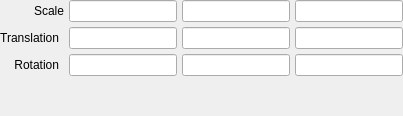
         <widget class="QWidget" name="transform">
          <layout class="QGridLayout" name="gridLayout_15">
           <property name="margin">
            <number>0</number>
           </property>
           <property name="spacing">
            <number>5</number>
           </property>
           <item row="0" column="2" colspan="3">
            <widget class="LineEdit" name="lineedit_transform_scalex"/>
           </item>
           <item row="1" column="0">
            <widget class="QLabel" name="label_29">
             <property name="text">
              <string>&lt;html&gt;&lt;head/&gt;&lt;body&gt;&lt;p align=&quot;right&quot;&gt;Translation&lt;/p&gt;&lt;/body&gt;&lt;/html&gt;</string>
             </property>
             <property name="alignment">
              <set>Qt::AlignRight|Qt::AlignTrailing|Qt::AlignVCenter</set>
             </property>
            </widget>
           </item>
           <item row="1" column="7">
            <widget class="LineEdit" name="lineedit_translate_translatez"/>
           </item>
           <item row="1" column="5" colspan="2">
            <widget class="LineEdit" name="lineedit_translate_translatey"/>
           </item>
           <item row="0" column="0" colspan="2">
            <widget class="QLabel" name="label_28">
             <property name="text">
              <string>&lt;html&gt;&lt;head/&gt;&lt;body&gt;&lt;p align=&quot;right&quot;&gt;Scale&lt;/p&gt;&lt;/body&gt;&lt;/html&gt;</string>
             </property>
            </widget>
           </item>
           <item row="0" column="7">
            <widget class="LineEdit" name="lineedit_transform_scalez"/>
           </item>
           <item row="2" column="7">
            <widget class="LineEdit" name="lineedit_rotate_rotationz"/>
           </item>
           <item row="1" column="2" colspan="3">
            <widget class="LineEdit" name="lineedit_translate_translatex"/>
           </item>
           <item row="2" column="5" colspan="2">
            <widget class="LineEdit" name="lineedit_rotate_rotationy"/>
           </item>
           <item row="3" column="5">
            <spacer name="verticalSpacer_15">
             <property name="orientation">
              <enum>Qt::Vertical</enum>
             </property>
             <property name="sizeHint" stdset="0">
              <size>
               <width>20</width>
               <height>40</height>
              </size>
             </property>
            </spacer>
           </item>
           <item row="2" column="0">
            <widget class="QLabel" name="label_121">
             <property name="text">
              <string>Rotation</string>
             </property>
             <property name="alignment">
              <set>Qt::AlignRight|Qt::AlignTrailing|Qt::AlignVCenter</set>
             </property>
            </widget>
           </item>
           <item row="0" column="5" colspan="2">
            <widget class="LineEdit" name="lineedit_transform_scaley"/>
           </item>
           <item row="2" column="2" colspan="3">
            <widget class="LineEdit" name="lineedit_rotate_rotationx"/>
           </item>
          </layout>
         </widget>
